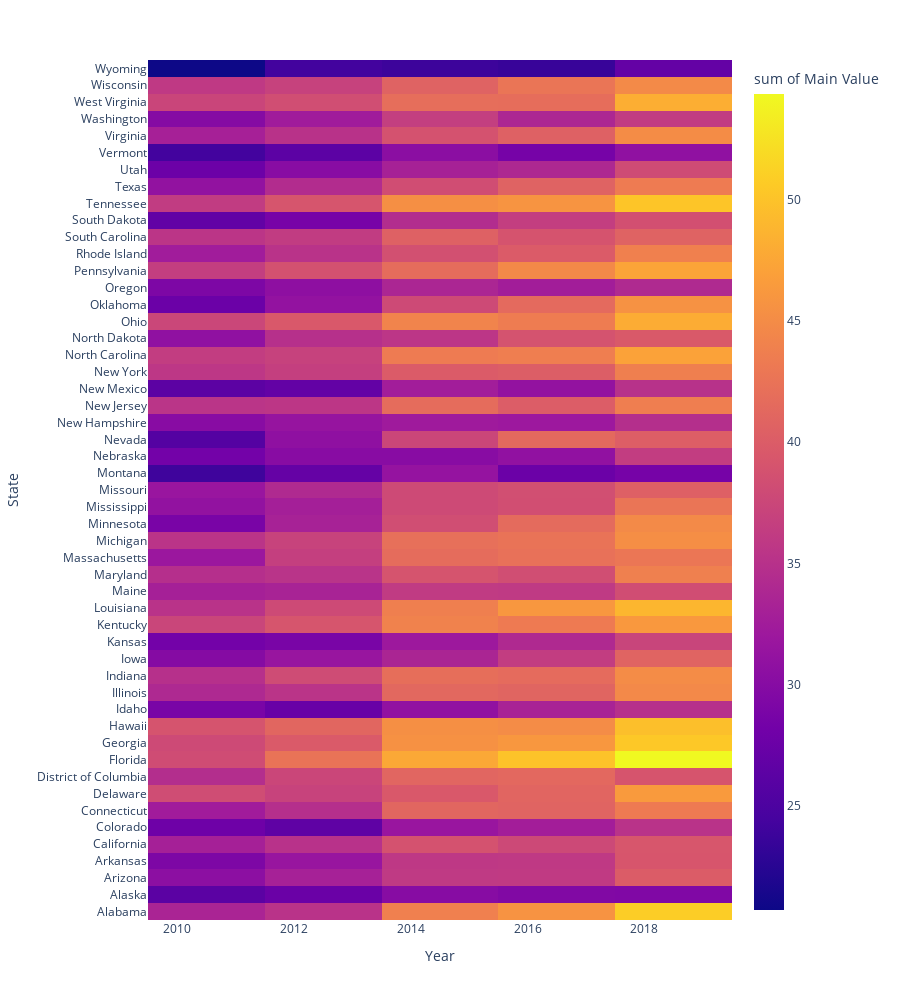

Notebook cell for this chart:
### Code cell
# Ckd prevalence by State per year
fig=px.density_heatmap(data_frame=ckd_prev,
                       x='Year',
                       y='State',
                       z='Main Value',
                      height=1000,
                      width=900,
                      template='plotly_white')
fig.show()

### Figure 1 — Plotly figure (JSON) as saved in the notebook; plotly's stock layout.template omitted (floating-point values rounded to 4 significant figures; data arrays with more than 128 entries replaced by an {"elided": "..."} marker saying what was removed)
{"data": [{"coloraxis": "coloraxis", "histfunc": "sum", "hovertemplate": "Year=%{x}<br>State=%{y}<br>sum of Main Value=%{z}<extra></extra>", "name": "", "type": "histogram2d", "x": {"elided": "510 int values"}, "xaxis": "x", "xbingroup": "x", "y": {"elided": "510 str values"}, "yaxis": "y", "ybingroup": "y", "z": {"elided": "510 float values"}}], "layout": {"coloraxis": {"colorbar": {"title": {"text": "sum of Main Value"}}, "colorscale": [[0, "#0d0887"], [0.1111, "#46039f"], [0.2222, "#7201a8"], [0.3333, "#9c179e"], [0.4444, "#bd3786"], [0.5556, "#d8576b"], [0.6667, "#ed7953"], [0.7778, "#fb9f3a"], [0.8889, "#fdca26"], [1, "#f0f921"]]}, "height": 1000, "legend": {"tracegroupgap": 0}, "margin": {"t": 60}, "width": 900, "xaxis": {"anchor": "y", "autorange": true, "domain": [0, 1], "range": [2010.0, 2020.0], "title": {"text": "Year"}, "type": "linear"}, "yaxis": {"anchor": "x", "autorange": true, "domain": [0, 1], "range": [-0.5, 50.5], "title": {"text": "State"}, "type": "category"}}}
